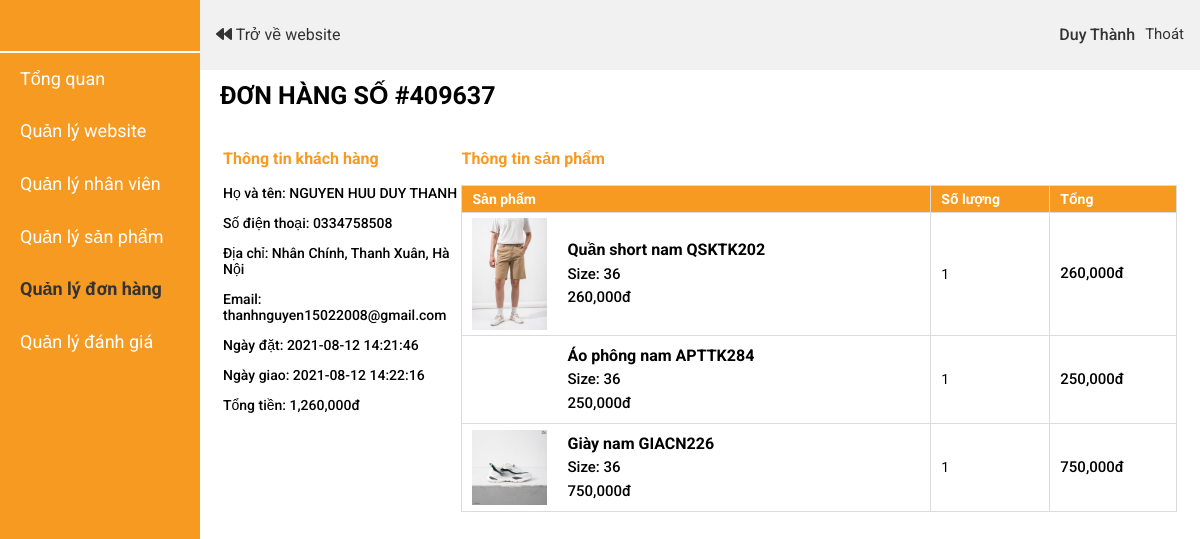
/?controller=quanlydonhangchitiet&id=409637 (signed in), run on the app's committed database.
### tables this page shows
CREATE TABLE `user_order` (
  `id` int(11) NOT NULL,
  `fullname` varchar(100) DEFAULT NULL,
  `address` varchar(200) DEFAULT NULL,
  `email` varchar(100) DEFAULT NULL,
  `phone` varchar(20) DEFAULT NULL,
  `amount` int(11) DEFAULT NULL,
  `status` int(11) DEFAULT NULL,
  `time_order` datetime DEFAULT NULL,
  `time_delivered` datetime DEFAULT NULL,
  `user_id` int(11) DEFAULT NULL
);

CREATE TABLE `user_order_detail` (
  `id` int(11) NOT NULL,
  `order_id` int(11) DEFAULT NULL,
  `product_id` int(11) DEFAULT NULL,
  `qty` int(11) DEFAULT NULL,
  `price` int(11) DEFAULT NULL,
  `amount` int(11) DEFAULT NULL,
  `size` varchar(10) DEFAULT NULL
);

CREATE TABLE `product` (
  `id` int(11) NOT NULL,
  `name` varchar(200) DEFAULT NULL,
  `price` int(11) DEFAULT NULL,
  `image` varchar(200) DEFAULT NULL,
  `description` varchar(1000) DEFAULT NULL,
  `qty` int(11) DEFAULT NULL,
  `catalog` int(11) DEFAULT NULL,
  `total_rate` float DEFAULT NULL,
  `rate_times` int(11) DEFAULT NULL,
  `image2` varchar(200) DEFAULT NULL,
  `image3` varchar(200) DEFAULT NULL,
  `image4` varchar(200) DEFAULT NULL
);

### Controller/C-quanlydonhangchitiet.php (called while the page is built)
<?php
     $id = $_GET['id'];
     $admin = $database->get('admin', array('id'=>$_SESSION['admin']));
     $customer = $database->get('user_order',array('id'=>$id));
     $customer_detail = $database->get('user_order_detail',array('order_id'=>$id));
     require_once('./View/V-quanlydonhangchitiet.php');
?>

### Model/M-database.php (called while the page is built, shortened)
<?php
    class database{
        protected $conn= null;
        protected $host='localhost';
        protected $user='root';
        protected $pass='';
        protected $dbname='fashiongenz';
        public function connect(){
             $this->conn = new mysqli($this->host,$this->user,$this->pass,$this->dbname);
        }
        public function get($table,$condition=array()){
          $sql= "SELECT * FROM $table ";
          if(!empty($condition)){
               $sql.="WHERE";
               foreach ($condition as $key => $value){
                    $sql.= " $key = '$value' AND";
               }
               $sql= trim($sql,"AND");
          }
          $query = mysqli_query($this->conn, $sql);
          $result=array();
          if ($query){
               while ($row= mysqli_fetch_assoc($query)){
                    $result[]=$row;
               }
          }
          return $result;
     }
    }
?>

### View/V-quanlydonhangchitiet.php (the view, shortened to what this page needs)
<!DOCTYPE html>
<html lang="en">
<head>
    <link rel="stylesheet" href="./Assets/Css/grid.css">
    <link rel="stylesheet" href="./Assets/Css/responsive.css">
    <link rel="stylesheet" href="./Assets/Css/base.css">
    <link rel="stylesheet" href="./Assets/Css/main.css">
    <link rel="stylesheet" href="https://cdnjs.cloudflare.com/ajax/libs/normalize/8.0.1/normalize.min.css" />
    <link rel="stylesheet" href="./Assets/Fonts/fontawesome-free-5.15.3-web/css/all.min.css">
</head>
<body>
    <div class="grid">
        <div class="row no-gutters">
            <div class="col l-2 m-0 c-0">
                <div class="admin-menu">
                    <ul class="admin-menu__list">
                        <li class="admin-menu__item">
                            <a href="#" class="admin-menu__item-link admin-menu__item-link-has-img">
                            </a>
                        </li>
                        <li class="admin-menu__item">
                            <a href="?controller=trangquantri" class="admin-menu__item-link">Tổng quan</a>
                        </li>
                        <li id="menu1" class="admin-menu__item">
                            <a href="#" class="admin-menu__item-link">Quản lý website</a>
                        </li>
                        <li id="menu1" class="admin-menu__item">
                            <a href="?controller=quanlynhanvien" class="admin-menu__item-link">Quản lý nhân viên</a>
                        </li>
                        <li class="admin-menu__item">
                            <a href="?controller=quanlysanpham" class="admin-menu__item-link">Quản lý sản phẩm</a>
                        </li>
                        <li class="admin-menu__item">
                            <a href="?controller=quanlydonhang" class="admin-menu__item-link active">Quản lý đơn hàng</a>
                        </li>
                        <li class="admin-menu__item">
                            <a href="?controller=quanlydanhgia" class="admin-menu__item-link">Quản lý đánh giá</a>
                        </li>
                    </ul>
                </div>
            </div>
            <div class="col l-10 m-12 c-12">
                <div class="admin-header">
                        <div class="admin-header__sections">
                            <a href="?controller=trangchu" class="admin-header__back-to-website"><i class="fas fa-backward"></i> Trở về website</a>
                        </div>
                        <div class="admin-header__admin-info">
                            <h3 class="admin-header__admin-name"><?php echo $admin[0]['fullname'] ?></h3>
                            <a href="?controller=dangxuatquantri" class="admin-header__admin-logout">Thoát</a>
                        </div>
                    </div>
                <div class="admin-content">
                    <div class="row no-gutters">
                        <div class="col l-12 m-12 c-12">
                            <h3 class="admin-content__heading">Đơn hàng số #<?php echo $id ?></h3><br>
                            <div style="margin: 0 3px;" class="row">
                                <div class="col l-3 m-12 c-12">
                                    <div class="package__info-user">
                                        <h3 class="package__info-user-heading">Thông tin khách hàng</h3>
                                        <p class="package__info-user-show">Họ và tên: <?php echo $customer[0]['fullname'] ?></p>
                                        <p class="package__info-user-show">Số điện thoại: <?php echo $customer[0]['phone'] ?></p>
                                        <p class="package__info-user-show">Địa chỉ: <?php echo $customer[0]['address'] ?></p>
                                        <p class="package__info-user-show">Email: <?php echo $customer[0]['email'] ?></p>
                                        <p class="package__info-user-show">Ngày đặt: <?php echo $customer[0]['time_order'] ?></p>
                                        <p class="package__info-user-show">Ngày giao: <?php echo $customer[0]['time_delivered'] ?></p>
                                        <p class="package__info-user-show">Tổng tiền: <?php echo number_format($customer[0]['amount']) ?>đ</p>
                                    </div>
                                </div>
                                <div class="col l-9 m-12m c-12">
                                    <h3 class="package__info-user-heading">Thông tin sản phẩm</h3>
                                    <div class="cart-table">
                                        <table>
                                            <thead>
                                                <tr>
                                                    <th>Sản phẩm</th>
                                                    <th>Số lượng</th>
                                                    <th>Tổng</th>
                                                </tr>
                                            </thead>
                                            <tbody>
                                                <?php
                                                    foreach ($customer_detail as $key => $value){
                                                    $product_detail = $database->get('product',array('id'=>$value['product_id']));
                                                ?>
                                                    <tr>
                                                        <td>
                                                            <div class="cart-product">
                                                                <img src="<?php echo $product_detail[0]['image'] ?>" alt="" class="cart-product__img">
                                                                <div class="cart-product__info">
                                                                    <p class="cart-product__info-name"><?php echo $product_detail[0]['name'] ?></p>
                                                                    <p class="cart-product__info-size">Size: <?php echo $value['size'] ?></p>
                                                                    <p class="cart-product__info-price"><?php echo number_format($value['price']) ?>đ</p>
                                                                </div>
                                                            </div>
                                                        </td>
                                                        <td>
                                                            <div class="cart-product__qty">
                                                                <p class="cart-product__qty-info"><?php echo $value['qty'] ?></p>
                                                            </div>
                                                        </td>
                                                        <td>
                                                            <p class="cart-product__total"><?php echo number_format($value['amount']) ?>đ</p>
                                                        </td>
                                                    </tr>
                                                <?php } ?>
                                            </tbody>
                                        </table>
                                    </div>
                                </div>
                            </div>
                        </div>
                    </div>
                </div>
            </div>
        </div>
    </div>
</body>
</html>

### Assets/Css/grid.css (style rules this page uses)
.grid { width: 100%; display: block; padding: 0; }
.row { display: flex; flex-wrap: wrap; margin-left: -4px; margin-right: -4px; }
.row.no-gutters { margin-left: 0; margin-right: 0; }
.col { padding-left: 4px; padding-right: 4px; }
.row.no-gutters .col { padding-left: 0; padding-right: 0; }
.c-0 { display: none; }
.c-12 { flex: 0 0 100%; max-width: 100%; }
@media (min-width: 740px) { .row { margin-left: -8px; margin-right: -8px; } }
@media (min-width: 740px) { .col { padding-left: 8px; padding-right: 8px; } }
@media (min-width: 740px) { .m-0 { display: none; } }
@media (min-width: 740px) { .m-1, .m-2, .m-3, .m-4, .m-5, .m-6, .m-7, .m-8, .m-9, .m-10, .m-11, .m-12 { display: block; } }
@media (min-width: 740px) { .m-12 { flex: 0 0 100%; max-width: 100%; } }
@media (min-width: 1113px) { .row { margin-left: -12px; margin-right: -12px; } }
@media (min-width: 1113px) { .col { padding-left: 12px; padding-right: 12px; } }
@media (min-width: 1113px) { .l-1, .l-2, .l-2-4, .l-3, .l-4, .l-5, .l-6, .l-7, .l-8, .l-9, .l-10, .l-11, .l-12 { display: block; } }
@media (min-width: 1113px) { .l-2 { flex: 0 0 16.66667%; max-width: 16.66667%; } }
@media (min-width: 1113px) { .l-3 { flex: 0 0 25%; max-width: 25%; } }
@media (min-width: 1113px) { .l-9 { flex: 0 0 75%; max-width: 75%; } }
@media (min-width: 1113px) { .l-10 { flex: 0 0 83.33333%; max-width: 83.33333%; } }
@media (min-width: 1113px) { .l-12 { flex: 0 0 100%; max-width: 100%; } }

### Assets/Css/base.css (style rules this page uses)
:root { --white-color: #fff; --black-color: #000; --text-color: #333; --primary-color: #f79a21; --border-color: #dbdbdb; --header-height: 70px; }
* { box-sizing: inherit; scroll-behavior: smooth; }
html { font-size: 62.5%; line-height: 1.6; font-family: 'Roboto', sans-serif; box-sizing: border-box; }

### Assets/Css/main.css (style rules this page uses)
img { vertical-align: middle; }
.package-info__table th,td { border: 1px solid var(--border-color); padding: 5px 10px; font-size: 1.4rem; }
.package__info-user-show { font-size: 1.4rem; font-weight: 500; }
.package__info-user-heading { font-size: 1.6rem; color: var(--primary-color); }
.admin-menu { background-color: var(--primary-color); position: fixed; width: 100%; max-width: 16.66667vw; top: 0; bottom: 0; }
.admin-menu__list { margin: 0; list-style: none; display: flex; flex-direction: column; justify-content: center; }
.admin-menu__list { padding-left: 0; }
.admin-menu__item-link { text-decoration: none; display: block; width: 100%; font-size: 1.8rem; color: var(--white-color); padding: 16px 20px; transition: all linear 0.2s; }
.admin-menu__item-link.active { font-weight: bold; color: var(--text-color); }
.admin-menu__item-link-has-img { position: relative; }
.admin-menu__item-link-has-img::after { position: absolute; content: ''; bottom: 0; right: 0; left: 0; width: 100%; height: 2px; background-color: var(--white-color); }
.admin-header { position: fixed; width: 83.33333vw; right: 0; top: 0; display: flex; align-items: center; height: 70px; background-color: #f1f1f1; justify-content: space-between; z-index: 1; }
.admin-header__sections { display: flex; margin-left: 16px; align-items: center; }
.admin-header__back-to-website { color: var(--text-color); text-decoration: none; font-size: 1.6rem; margin-right: 24px; }
.admin-header__admin-info { display: flex; align-items: center; margin-right: 16px; }
.admin-header__admin-name { font-size: 1.6rem; font-weight: 500; color: var(--text-color); }
.admin-header__admin-logout { text-decoration: none; color: var(--text-color); font-size: 1.5rem; margin-left: 10px; font-weight: 400; }
.admin-content { margin: 0 20px; margin-top: 70px; }
.admin-content__heading { font-size: 2.5rem; margin: 12px 0; text-transform: uppercase; }
.cart-table table { border-collapse: collapse; width: 100%; font-size: 1.4rem; text-align: left; }
.cart-table table thead { background-color: var(--primary-color); color: var(--white-color); }
.cart-table table th,td { border: 1px solid var(--border-color); padding: 5px 10px; }
.cart-product { display: flex; align-items: center; }
.cart-product__img { width: 75px; }
.cart-product__info { margin-left: 20px; }
.cart-product__info-name { font-weight: bold; font-size: 1.6rem; margin: 6px 0; }
.cart-product__info-size { font-weight: 500; font-size: 1.5rem; margin: 6px 0; }
.cart-product__info-price { font-size: 1.5rem; font-weight: 500; margin: 6px 0; }
.cart-product__qty-info { display: inline; }
.cart-product__total { font-size: 1.5rem; font-weight: 500; margin: 6px 0; }

### data on the page
user_order: fullname "NGUYEN HUU DUY THANH", phone "0334758508", address "Nhân Chính, Thanh Xuân, Hà Nội", email "thanhnguyen15022008@gmail.com", time_order "2021-08-12 14:21:46", time_delivered "2021-08-12 14:22:16", amount "1,260,000"
user_order_detail: product.image (picture), product.name "Quần short nam QSKTK202", size "36", price "260,000", qty "1", amount "260,000"
user_order_detail: product.name "Áo phông nam APTTK284", size "36", price "250,000", qty "1", amount "250,000"
user_order_detail: product.image (picture), product.name "Giày nam GIACN226", size "36", price "750,000", qty "1", amount "750,000"

### other printed values
$admin[0]['fullname'] "Duy Thành"
$id "409637"
